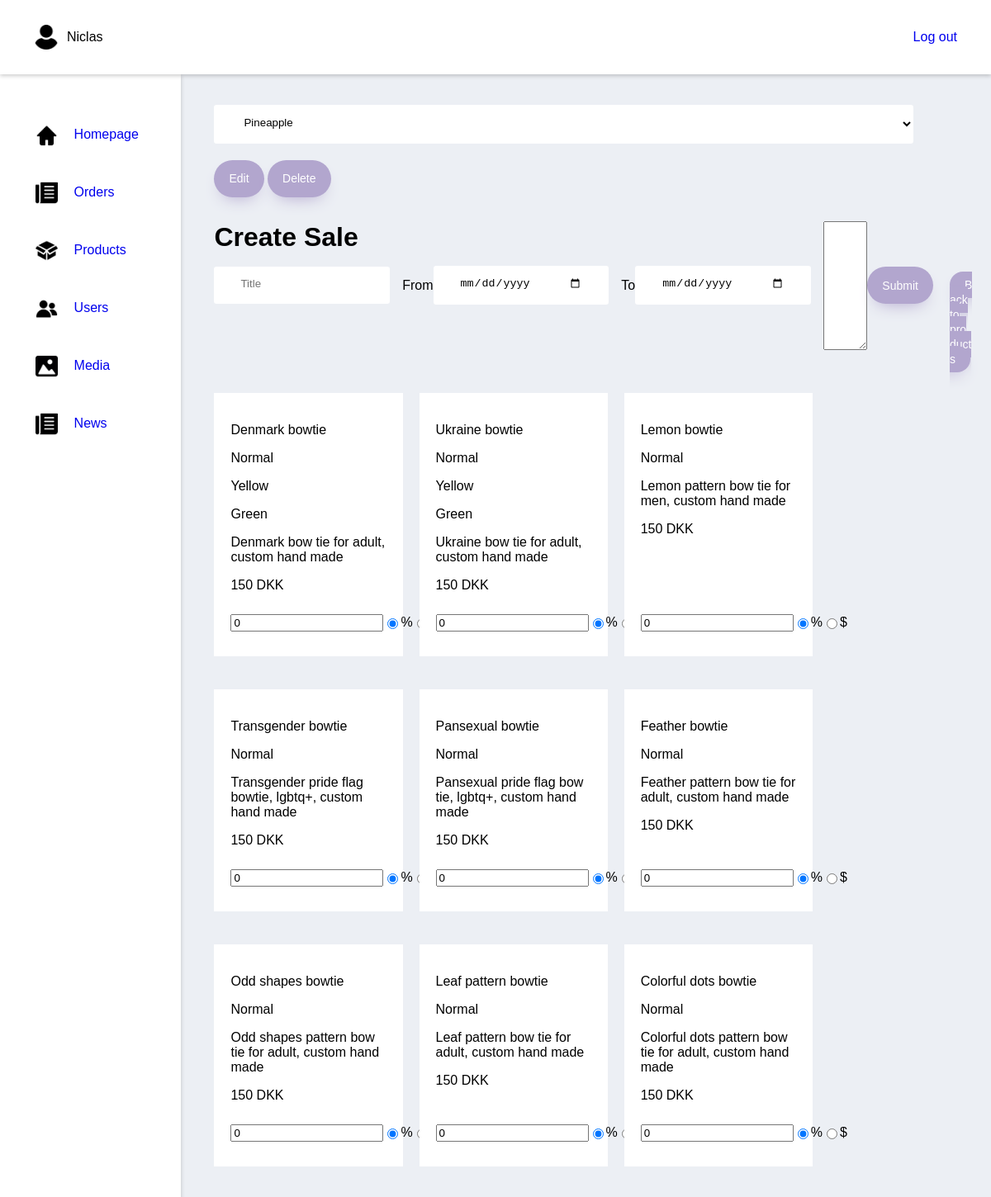
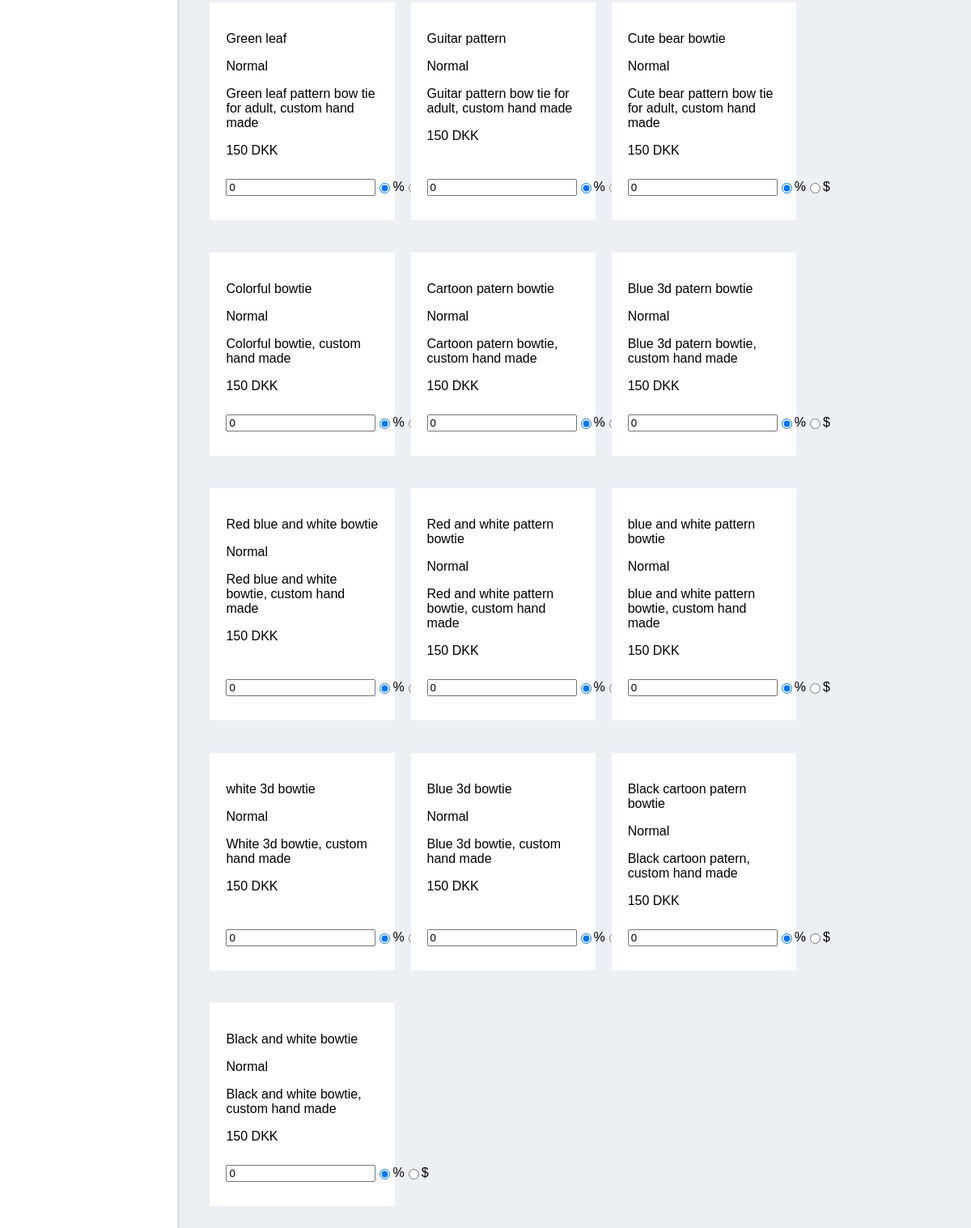
The app's page /adminSale (signed in), older data (2 pictures, top to bottom).
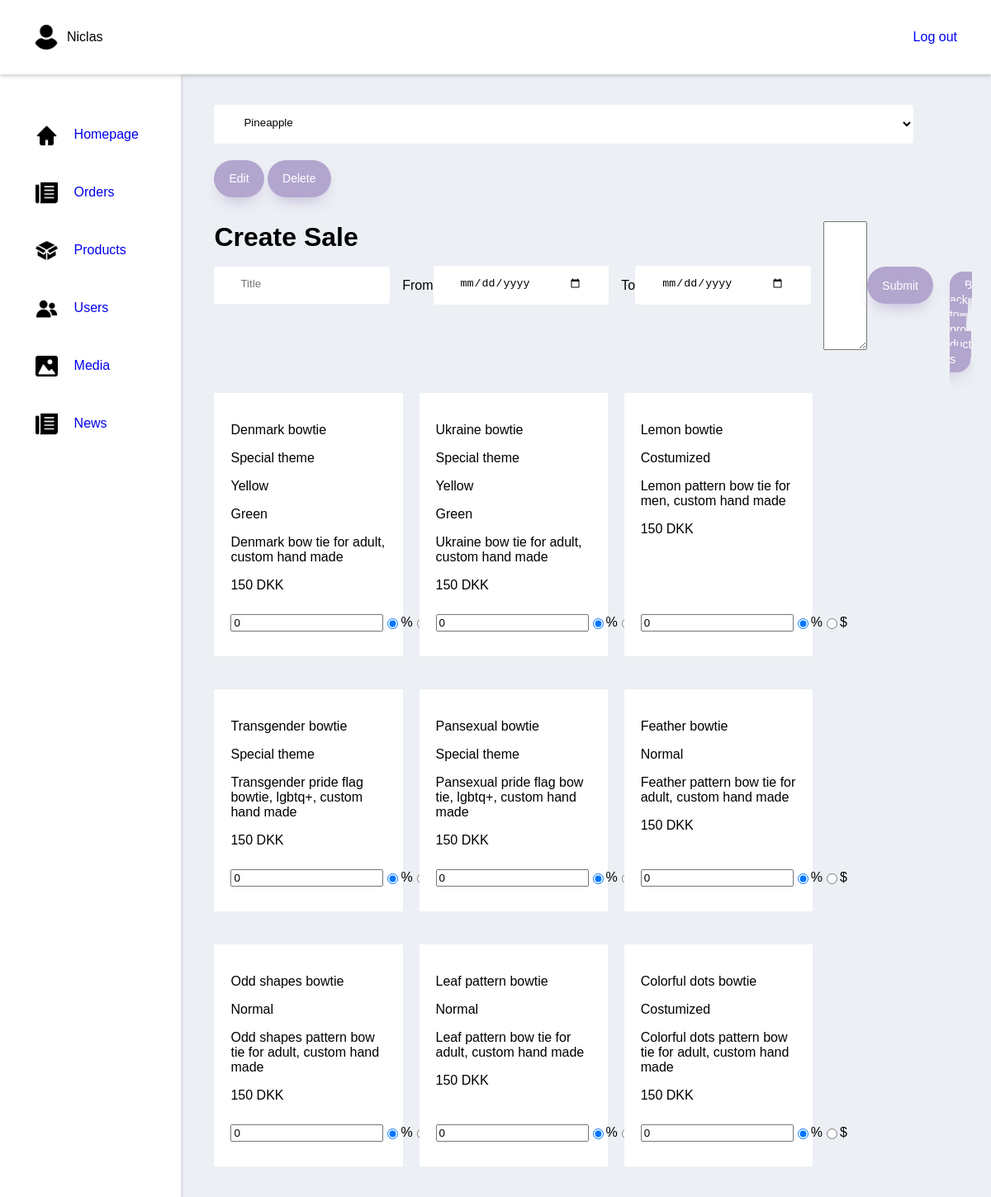
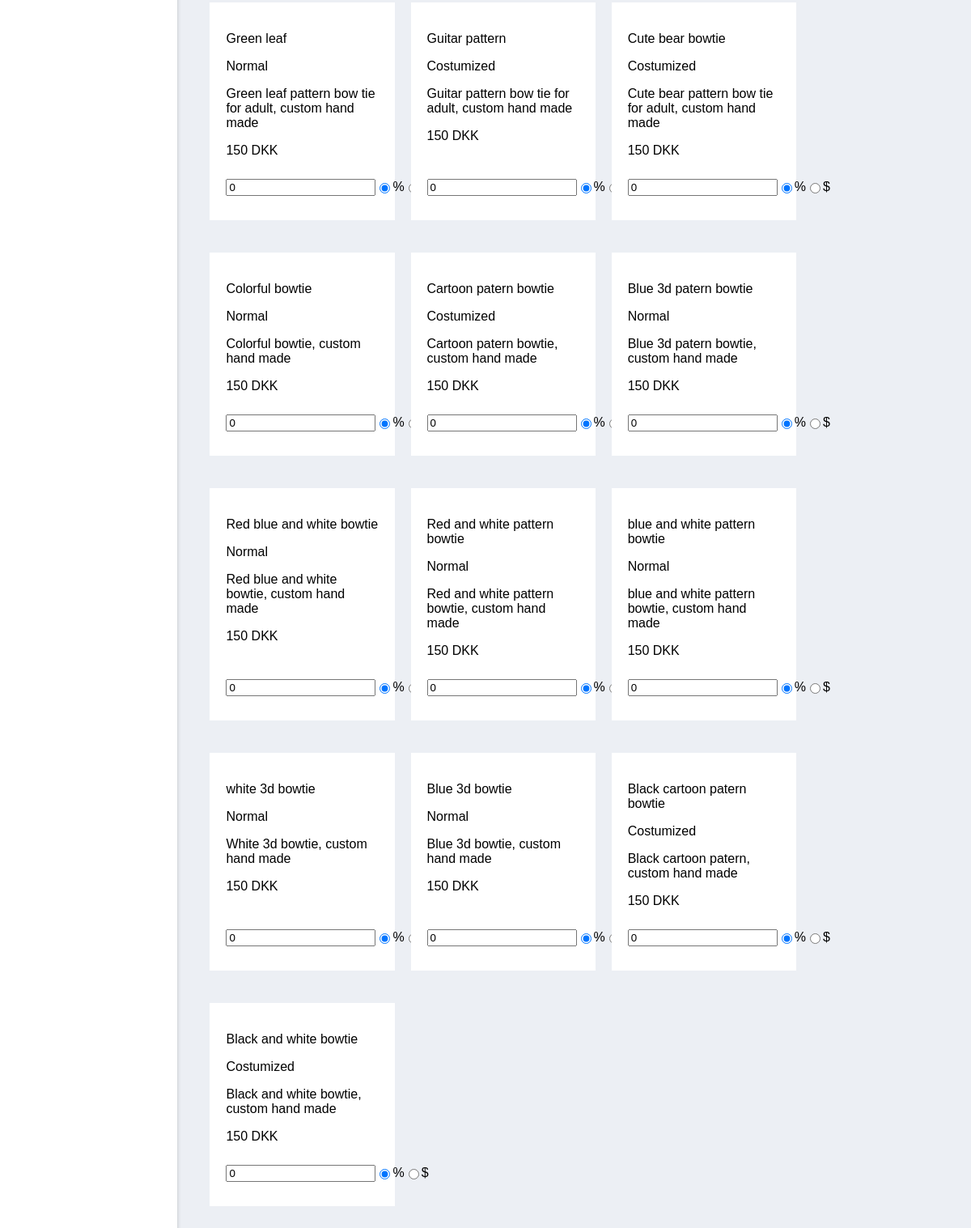
The same page, newer data (2 pictures, top to bottom).
### tables this page shows
CREATE TABLE IF NOT EXISTS `products` (
  `products_id` int(11) NOT NULL AUTO_INCREMENT,
  `name` varchar(30) NOT NULL,
  `type` int(11) NOT NULL,
  `description` varchar(250) NOT NULL,
  `price` decimal(10,0) NOT NULL,
  `primary_image` varchar(250) DEFAULT NULL,
  PRIMARY KEY (`products_id`)
);

CREATE TABLE IF NOT EXISTS `product_types` (
  `id` int(11) NOT NULL AUTO_INCREMENT,
  `type` varchar(100) NOT NULL,
  PRIMARY KEY (`id`)
);

### index.php (called while the page is built, shortened)
<?php
    $request = $_SERVER["REQUEST_URI"];
    $router = new Router($request);
    $router->get('/', 'views/frontend/Home');
    $router->get('/profile', 'views/login/profile');
    $router->get('/editProfileFunction', 'controllers/editProfile');
    $router->get('/loginFunction', 'controllers/login');
    $router->get('/signupFunction', 'controllers/signup');
    $router->get('/logoutFunction', 'controllers/logout');
    $router->get('/Product', 'views/frontend/Product');
    $router->get('/ProductType', 'views/frontend/productType');
    $router->get('/ProductSale', 'views/frontend/productSale');
    $router->get('/AboutUS', 'views/frontend/AboutUS');
    $router->get('/Contact', 'views/frontend/Contact');
    $router->get('/Checkout', 'views/frontend/Checkout');
    $router->get('/ProductShow', 'views/frontend/ProductShow');
    $router->get('/NewsShow', 'views/frontend/NewsShow');
    $router->get('/contactSubmit', 'controllers/contactForm');
    $router->get('/Breadcrumb', 'views/frontend/Breadcrumb');
    $router->get('/removeFromCart', 'controllers/removeFromCart');
    $router->get('/editQuantityInCart', 'controllers/editQuantityInCart');
    $router->get('/purchase', 'views/frontend/purchase');
    $router->get('/adminProducts', 'views/backend/products');
    $router->get('/adminUsers', 'views/backend/users');
    $router->get('/adminMedia', 'views/backend/media');
    $router->get('/adminNews', 'views/backend/news');
    $router->get('/adminFrontpage', 'views/backend/frontpage');
    $router->get('/adminOrders', 'views/backend/orders');
    $router->get('/adminNewOrders', 'views/backend/newOrders');
    $router->get('/adminCreateUser', 'views/backend/createUser');
    $router->get('/adminEditUser', 'views/backend/editUser');
    $router->get('/adminCreateProduct', 'views/backend/createProduct');
    $router->get('/adminEditProduct', 'views/backend/editProduct');
    $router->get('/bannerOneImagePicker', 'views/backend/bannerOneImagePicker');
    $router->get('/adminSale', 'views/backend/createSale');

### models/handlers/ProductsHandler.php (called while the page is built, shortened)
<?php
$rootPath = "";
require_once $rootPath . "public/dbconn.php";
require_once $rootPath . "models/sql/Products.php";
class ProductsHandler extends Products{
    public $db;
    public function __construct($db) {
        $this->db = $db;
    }
    public function getAssignedColorsToProducts() {
        $getColorAssigments = $this->db->prepare($this->getColorAssigmentsQuery);
        $getColorAssigments->execute();
        $colorAssignments = $getColorAssigments->fetchAll();
        return $colorAssignments;
    }
    public function getProducts($search = '', $id = '', $type = '') {
        if( isset( $type ) && $type != '' ){
            if( isset( $id ) && $id != ''){
                $getProducts = $this->db->prepare($this->getProductsDynamicSearchQuery);
                $getProducts->bindParam(':id', $id);
            }else{
                $getProducts = $this->db->prepare($this->getProductsDynamicSearchWithoutIdQuery);
            }
            $getProducts->bindParam(':type', $type);
        }else{
            if( isset( $id ) && $id != ''){
                $getProducts = $this->db->prepare($this->getProductsDynamicSearchWithoutTypeQuery);
                $getProducts->bindParam(':id', $id);
            }else{
                $getProducts = $this->db->prepare($this->getProductsDynamicSearchWithoutIdAndTypeQuery);
            }
        }
        if ( isset( $search ) ){
            $search = "%" . $search . "%";
        }else{
            $search = "%";
        }
        $getProducts->bindParam(':search', $search);
        $getProducts->execute();
        $products = $getProducts->fetchAll();
        return $products;
    }
}
$ProductsHandler = new ProductsHandler($db);

### controllers/getProductsWithFilters.php (called while the page is built)
<?php
    $data = $ProductsHandler->getProducts(
        isset($_POST['search']) ? $_POST['search'] : "",
        isset($_POST['id']) ? $_POST['id'] : "",
        isset($_POST['type']) ? $_POST['type'] : ""
    );

### controllers/adminProducts.php (called while the page is built, shortened)
<?php
$colorAssignments = $ProductsHandler->getAssignedColorsToProducts();

### views/backend/createSale.php (the view, shortened to what the changed rows need)
<?php
    $rootPath = "";
    require_once $rootPath . "public/dbconn.php";
    require_once $rootPath . "models/handlers/productsHandler.php";
    require_once $rootPath . "models/handlers/Usershandler.php";
    require_once $rootPath . "controllers/editSale.php";
    require_once $rootPath . "controllers/adminProducts.php";
    require_once $rootPath . "controllers/getProductsWithFilters.php";
    require_once $rootPath . "views/backend/partials/header.php";
?>
<div class="wrapper">
    <form method="POST" action="adminSale">
        <div class="Admin-page-title">
            <h1>Create Sale</h1>
        </div>
        <div class="wrapper-main-area">
            <div class="products">
                <?php
                    for($i = 0; $i < count($data); $i++){
                        $indData = $data[$i];
                ?>
                        <label for="<?php echo $indData['products_id'] ?>" class="product">
                            <div class="product-info">
                                <p><?php echo $indData['name'] ?></p>
                                <p><?php echo $indData['type'] ?></p>
                                <?php
                                    foreach($colorAssignments as $color){
                                        if($color['product_id'] == $indData['products_id']){
                                ?>
                                    <p><?php echo $color['color'] ?></p>
                                <?php
                                        }
                                    }
                                ?>
                                <p><?php echo $indData['description'] ?></p>
                                <p><?php echo $indData['price'] ?> DKK</p>
                            </div>
                            <div class="Edit-Delete-div">
                                <input required value="0" class="input" type="number" name="sales[]" placeholder="Sale" id="<?php echo $indData['products_id'] ?>">
                                <input checked class="input" type="radio" name="saleTypes[<?php echo $i; ?>]" value="%" id="%<?php echo $indData['products_id'] ?>">
                                <label for="%<?php echo $indData['products_id'] ?>">%</label>
                                <input class="input" type="radio" name="saleTypes[<?php echo $i; ?>]" value="$" id="$<?php echo $indData['products_id'] ?>">
                                <label for="$<?php echo $indData['products_id'] ?>">$</label>
                            </div>
                        </label>
                <?php
                    }
                ?>
            </div>
        </div>
    </form>
</div>
<?php
    require_once $rootPath . "views/backend/partials/footer.php";
?>

Row changes from the older to the newer data that the page shows:
changed products "Denmark bowtie": product_types.type "Normal" → "Special theme"
changed products "Ukraine bowtie": product_types.type "Normal" → "Special theme"
changed products "Lemon bowtie": product_types.type "Normal" → "Costumized"
changed products "Transgender bowtie": product_types.type "Normal" → "Special theme"
changed products "Pansexual bowtie": product_types.type "Normal" → "Special theme"
changed products "Colorful dots bowtie": product_types.type "Normal" → "Costumized"
changed products "Guitar pattern": product_types.type "Normal" → "Costumized"
changed products "Cute bear bowtie": product_types.type "Normal" → "Costumized"
changed products "Cartoon patern bowtie": product_types.type "Normal" → "Costumized"
changed products "Black cartoon patern bowtie": product_types.type "Normal" → "Costumized"
changed products "Black and white bowtie": product_types.type "Normal" → "Costumized"
